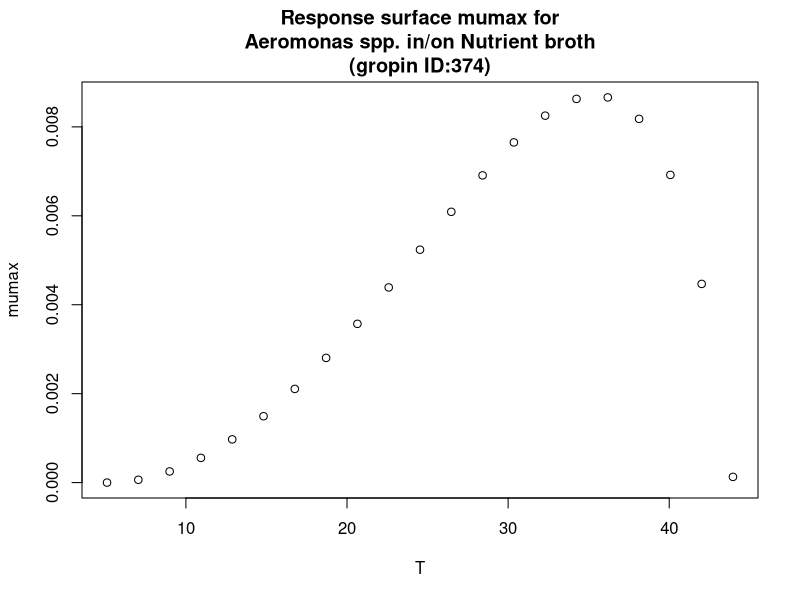

Recreate this plot in R.
#############################
# start of Parameter script
#############################
T <- seq(5.1051,43.956043956044,length.out=21)
#############################
# end of Parameter script
#############################
############################# 
# start of Model script Gropin ID 374 
#############################
 
# constant coefficients for this model
 
variables <- data.frame(T)
argumentsPar <- expand.grid(variables)
 
# heart of the model
response_surface <- function(T) {
   mumax <-(8.7*(10^-3)*(T-44)*((T-5.1)^2))/((35.4-5.1)*((35.4-5.1)*(T-35.4)-(35.4-44)*(35.4+5.1-2*T)))

return(mumax=mumax)
} 

# output parameters
responseSurface <- cbind(argumentsPar,response_surface(argumentsPar['T']))
colnames(responseSurface) <- c(colnames(argumentsPar),'mumax')
#############################
# End of Model script
#############################
############################# 
# start of Visualisation script Gropin ID 374 
#############################
plot(T,responseSurface$'mumax',xlab='T',
                          ylab='mumax',main='Response surface mumax for
Aeromonas spp. in/on Nutrient broth
(gropin ID:374)')
#############################
# End of Visualisation script
#############################
